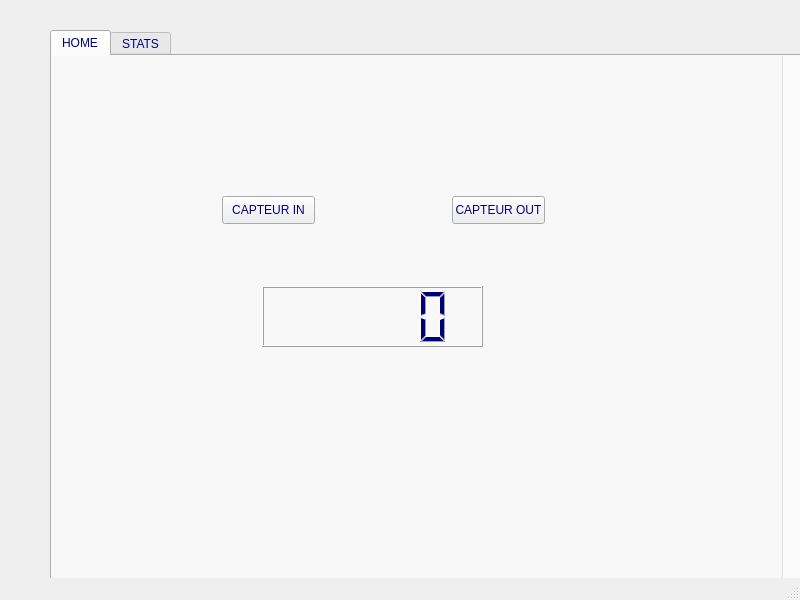
<?xml version="1.0" encoding="UTF-8"?>
<ui version="4.0">
 <class>MainWindow</class>
 <widget class="QMainWindow" name="MainWindow">
  <property name="geometry">
   <rect>
    <x>0</x>
    <y>0</y>
    <width>800</width>
    <height>600</height>
   </rect>
  </property>
  <property name="windowTitle">
   <string>MainWindow</string>
  </property>
  <widget class="QWidget" name="centralwidget">
   <widget class="QTabWidget" name="table_ambulance">
    <property name="geometry">
     <rect>
      <x>50</x>
      <y>30</y>
      <width>1801</width>
      <height>711</height>
     </rect>
    </property>
    <property name="cursor">
     <cursorShape>ArrowCursor</cursorShape>
    </property>
    <property name="styleSheet">
     <string notr="true">color: rgb(255, 0, 0);
color: rgb(0, 0, 127);</string>
    </property>
    <property name="currentIndex">
     <number>0</number>
    </property>
    <widget class="QWidget" name="tab_10">
     <attribute name="title">
      <string>HOME</string>
     </attribute>
     <widget class="QGroupBox" name="groupBox_5">
      <property name="geometry">
       <rect>
        <x>-190</x>
        <y>-90</y>
        <width>921</width>
        <height>621</height>
       </rect>
      </property>
      <property name="styleSheet">
       <string notr="true">file:///C:/Users/onsbe/Desktop/QT/327830503_753911096167635_7698703447118644401_n.png</string>
      </property>
      <property name="title">
       <string>Ajout</string>
      </property>
      <widget class="QPushButton" name="pushButton">
       <property name="geometry">
        <rect>
         <x>360</x>
         <y>230</y>
         <width>93</width>
         <height>28</height>
        </rect>
       </property>
       <property name="text">
        <string>CAPTEUR IN</string>
       </property>
      </widget>
      <widget class="QPushButton" name="pushButton_2">
       <property name="geometry">
        <rect>
         <x>590</x>
         <y>230</y>
         <width>93</width>
         <height>28</height>
        </rect>
       </property>
       <property name="text">
        <string>CAPTEUR OUT</string>
       </property>
      </widget>
      <widget class="QLCDNumber" name="lcd_byte_received">
       <property name="geometry">
        <rect>
         <x>400</x>
         <y>320</y>
         <width>221</width>
         <height>61</height>
        </rect>
       </property>
      </widget>
     </widget>
    </widget>
    <widget class="QWidget" name="tab_13">
     <attribute name="title">
      <string>STATS</string>
     </attribute>
     <widget class="QGroupBox" name="groupBox_8">
      <property name="geometry">
       <rect>
        <x>0</x>
        <y>-20</y>
        <width>741</width>
        <height>441</height>
       </rect>
      </property>
      <property name="cursor">
       <cursorShape>ArrowCursor</cursorShape>
      </property>
      <property name="styleSheet">
       <string notr="true">background-color: rgb(64, 26, 255);
background-color: rgb(170, 211, 255);</string>
      </property>
      <property name="title">
       <string>Suppression </string>
      </property>
      <widget class="QLabel" name="label_4">
       <property name="geometry">
        <rect>
         <x>0</x>
         <y>-10</y>
         <width>741</width>
         <height>451</height>
        </rect>
       </property>
       <property name="text">
        <string/>
       </property>
       <property name="pixmap">
        <pixmap resource="../../../../../ProjetCpp/pics.qrc">:/pics/Sans titre-4.jpg</pixmap>
       </property>
       <property name="scaledContents">
        <bool>true</bool>
       </property>
       <property name="alignment">
        <set>Qt::AlignBottom|Qt::AlignHCenter</set>
       </property>
       <property name="margin">
        <number>-1</number>
       </property>
       <property name="indent">
        <number>14</number>
       </property>
       <property name="openExternalLinks">
        <bool>false</bool>
       </property>
      </widget>
     </widget>
    </widget>
   </widget>
  </widget>
  <widget class="QMenuBar" name="menubar">
   <property name="geometry">
    <rect>
     <x>0</x>
     <y>0</y>
     <width>800</width>
     <height>26</height>
    </rect>
   </property>
  </widget>
  <widget class="QStatusBar" name="statusbar"/>
 </widget>
 <resources/>
 <connections/>
</ui>
